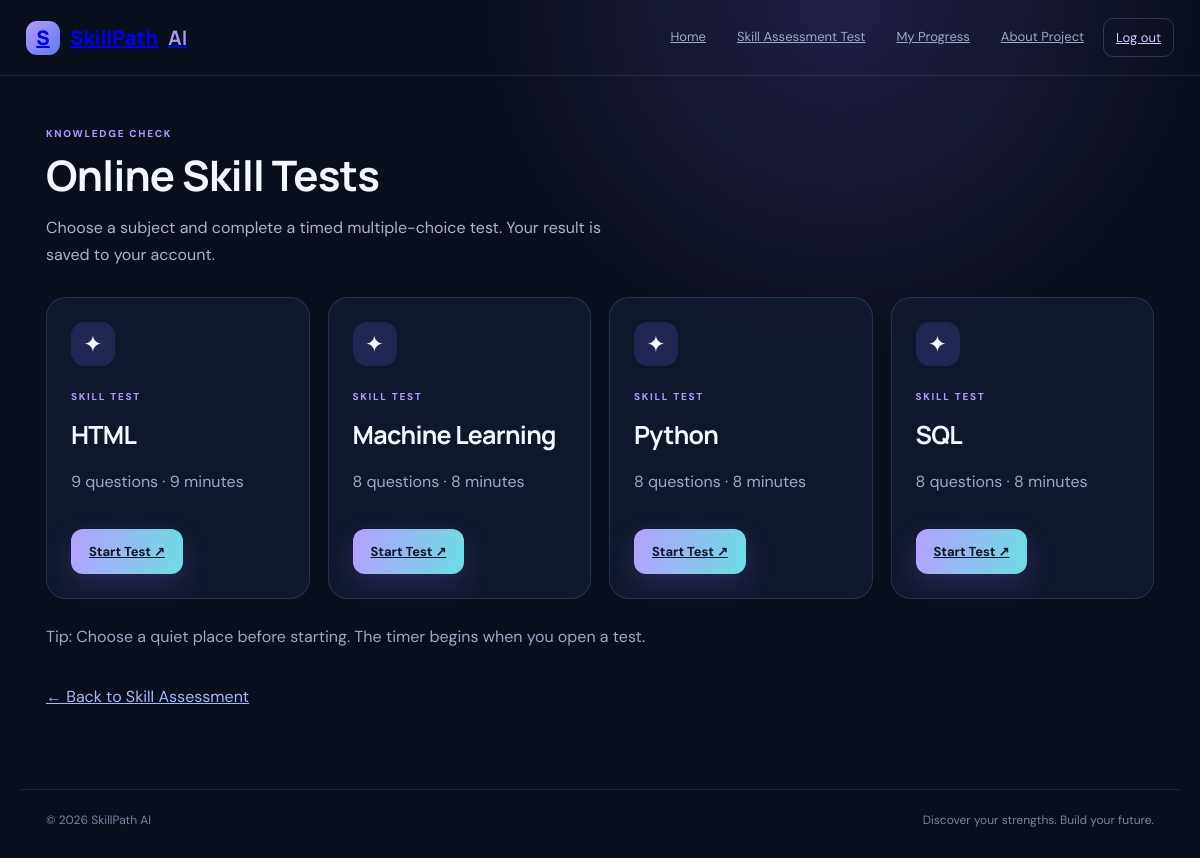
Page /online-test (signed in) on the committed database.
### tables this page shows
CREATE TABLE questions (
            id TEXT PRIMARY KEY, category TEXT NOT NULL, topic TEXT NOT NULL,
            question TEXT NOT NULL, options_json TEXT NOT NULL, answer TEXT NOT NULL,
            created_at TEXT DEFAULT CURRENT_TIMESTAMP
        );

### app.py (the view)
@app.route("/online-test")
def online_test():
    user = session.get("student")
    if not user:
        flash("Please log in to take an online test.", "error")
        return redirect(url_for("login"))
    bank = get_question_bank()
    categories = [{"name": name, "count": len(items), "minutes": max(5, len(items))} for name, items in bank.items()]
    return render_template("online_test.html", categories=categories)

### app.py (called while the page is built)
def get_question_bank():
    with sqlite3.connect(QUIZ_DB) as con:
        con.row_factory = sqlite3.Row
        rows = con.execute("SELECT * FROM questions ORDER BY category, id").fetchall()
    bank = {}
    for row in rows:
        q = dict(row)
        q["options"] = json.loads(q.pop("options_json"))
        bank.setdefault(q["category"], []).append(q)
    return bank

@app.context_processor
def globals_for_templates():
    return {"student": session.get("student"), "is_admin": session.get("is_admin", False)}

### templates/online_test.html
{% extends "base.html" %}{% block title %}Online Tests{% endblock %}{% block content %}<header class="page-head"><span class="eyebrow">KNOWLEDGE CHECK</span><h1>Online Skill Tests</h1><p>Choose a subject and complete a timed multiple-choice test. Your result is saved to your account.</p></header><div class="quiz-grid">{% for item in categories %}<article class="quiz-card"><div class="quiz-icon">✦</div><span class="eyebrow">SKILL TEST</span><h2>{{ item.name }}</h2><p>{{ item.count }} questions · {{ item.minutes }} minutes</p><a class="btn primary" href="{{ url_for('take_quiz', category=item.name) }}">Start Test ↗</a></article>{% endfor %}</div><p class="quiz-note">Tip: Choose a quiet place before starting. The timer begins when you open a test.</p><a class="text-link" href="{{ url_for('assessment') }}">← Back to Skill Assessment</a>{% endblock %}

### static/css/style.css (style rules this page uses)
:root { --bg:#090e1c;--panel:#111a2c;--line:#ffffff18;--text:#f4f7ff;--muted:#9ba9c3;--purple:#a58aff;--cyan:#65dce4 }
* { box-sizing:border-box }
body { margin:0;background:radial-gradient(circle at 70% 0,#202044 0,transparent 30%),var(--bg);color:var(--text);font-family:"DM Sans",sans-serif;overflow-x:hidden }
.eyebrow { color:#ad9aff;font-size:10px;letter-spacing:1.7px;font-weight:800 }
h1,h2,h3 { font-family:Manrope,sans-serif;letter-spacing:-.7px }
h1 { font-size:clamp(35px,5vw,57px);line-height:1.1 }
h2 { font-size:25px }
p { line-height:1.7 }
.hero-copy>p,.page-head p { color:#a7b4cb;max-width:570px }
.btn { display:inline-flex;align-items:center;justify-content:center;padding:14px 18px;border-radius:12px;font-weight:700;font-size:13px;border:0;cursor:pointer }
.primary { background:linear-gradient(100deg,#b5a0ff,#6bdde4);color:#101528;box-shadow:0 10px 28px #8d75ff33 }
.page-head { max-width:720px;margin:5px 0 28px }
.page-head h1 { font-size:42px;margin:10px 0 }
.quiz-grid { display:grid;grid-template-columns:repeat(auto-fit,minmax(220px,1fr));gap:18px }
.quiz-card,.question-card { padding:24px;border:1px solid rgba(150,165,210,.18);border-radius:20px;background:rgba(18,26,48,.82) }
.quiz-card h2 { margin:12px 0 6px }
.quiz-card p,.quiz-note { color:var(--muted,#aab2c8) }
.quiz-icon { width:44px;height:44px;display:grid;place-items:center;border-radius:14px;background:rgba(115,111,255,.18);font-size:23px;margin-bottom:18px }
.quiz-card .btn { margin-top:18px }
.quiz-note { margin:24px 0 }
.text-link { display:inline-block;margin:12px 0;color:#a9b4ff }

### rows in the picture
questions: name "HTML", count "9", minutes "9"
questions: name "Machine Learning", count "8", minutes "8"
questions: name "Python", count "8", minutes "8"
questions: name "SQL", count "8", minutes "8"
